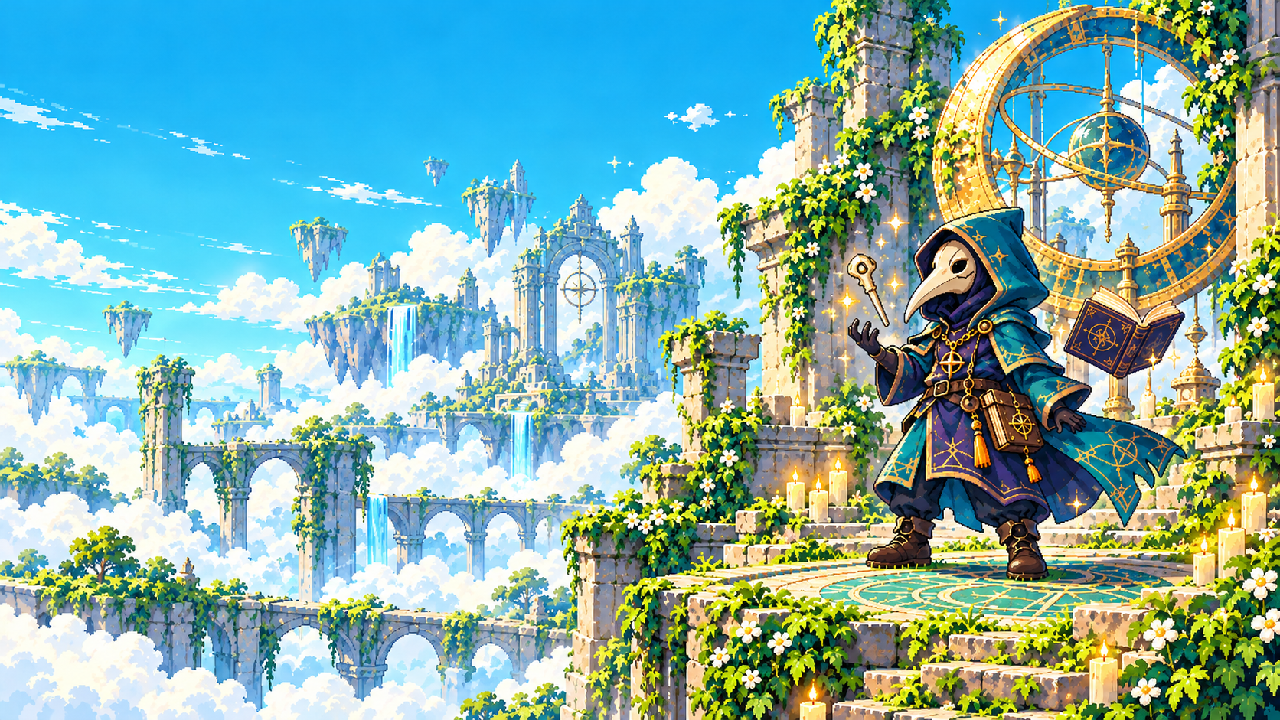
#> input picture assets/title/cover.png, 1280 x 720 px
$ python -i world_flipper_maps.py   (imports and definitions only)
#> lines starting #> are read from the running program, lines starting #| are printed output that depends on the picture
"""Rebuild large arenas from pinned original World Flipper battle-floor pixels."""

from __future__ import annotations

import argparse
from collections import deque
import hashlib
import json
import math
from pathlib import Path

from PIL import Image, ImageDraw, ImageOps

ROOT = Path(__file__).resolve().parents[1]
REGISTRY = Path(__file__).with_name("world_flipper_maps_sources.json")
MAP_IDS = frozenset({"reliquary", "mire", "glacier", "ashland", "town", "throne", "tower_peak"})
PROP_IDS = frozenset({"monument", "planter", "bumper"})
SIZE = (3780, 2192)
WORLD_ORIGIN = (-1146, -767)
WALKABLE = (64, 232, 3508, 2032)
PREVIEW_CROP = (1146, 772, 1280, 720)
SCALE = 2
HALF_SIZE = (SIZE[0] // SCALE, SIZE[1] // SCALE)
HALF_WALKABLE = tuple(value // SCALE for value in WALKABLE)


# [109 lines left out: functions _checked_image, _crop, _mirror_tile, _zone_mask, _floor, _margins, not called in this run]


def _largest_component(image: Image.Image) -> Image.Image:
    """Separate a connected original landmark from neighboring detached lanterns."""
    occupied = {(x, y) for y in range(image.height) for x in range(image.width) if image.getpixel((x, y))[3] > 0}
    largest: list[tuple[int, int]] = []
    while occupied:
        first = occupied.pop()
        queue = deque([first])
        found = [first]
        while queue:
            x, y = queue.popleft()
            for point in ((x - 1, y), (x + 1, y), (x, y - 1), (x, y + 1)):
                if point in occupied:
                    occupied.remove(point)
                    queue.append(point)
                    found.append(point)
        if len(found) > len(largest):
            largest = found
    result = Image.new("RGBA", image.size)
    for point in largest:
        result.putpixel(point, image.getpixel(point))
    return result


# [127 lines left out: functions _landmarks, _record, map_assets, main, not called in this run]


# [2 lines not run here, left out]

>>> import cv2
>>> picture = cv2.imread('../assets/title/cover.png', cv2.IMREAD_GRAYSCALE)
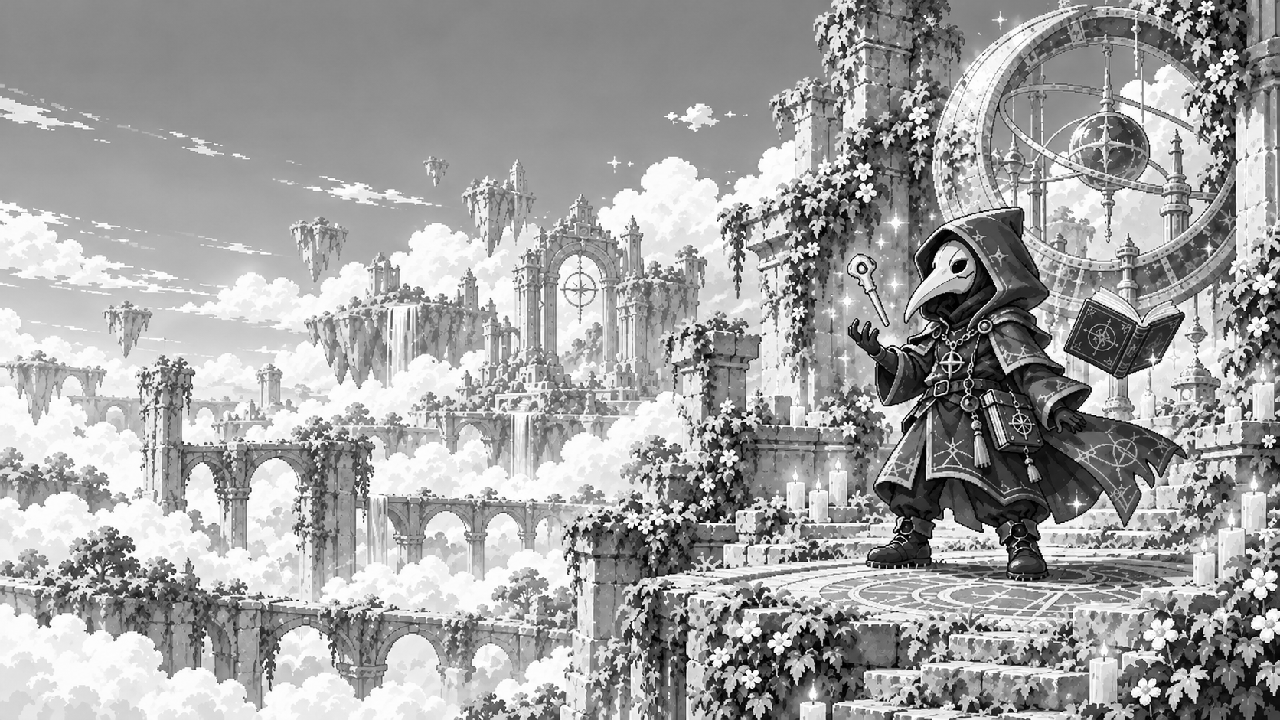
#> picture: shape (720, 1280); min 0, max 255, mean 162.4
#> (the run stopped early here; a loop or call above may not have finished)

$ run again, on assets/starfall/menu_art.png
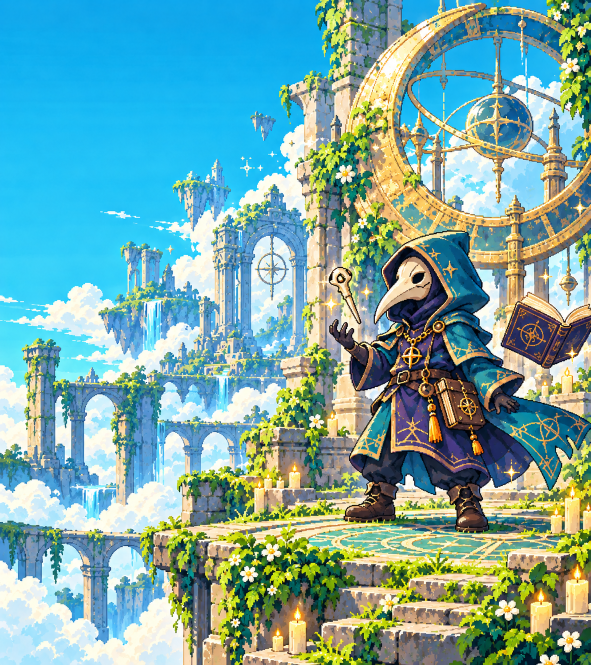
#> input picture assets/starfall/menu_art.png, 1182 x 1330 px (shown at 1/2 size)
#> `picture = cv2.imread('../assets/title/cover.png', cv2.IMREAD_GRAYSCALE)`:
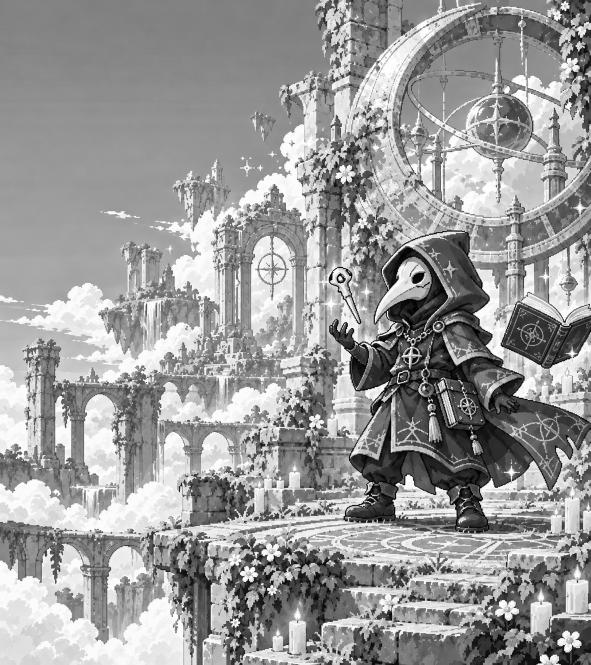
#> picture: shape (1330, 1182) (shown at 1/2 size); min 0, max 255, mean 153.7
